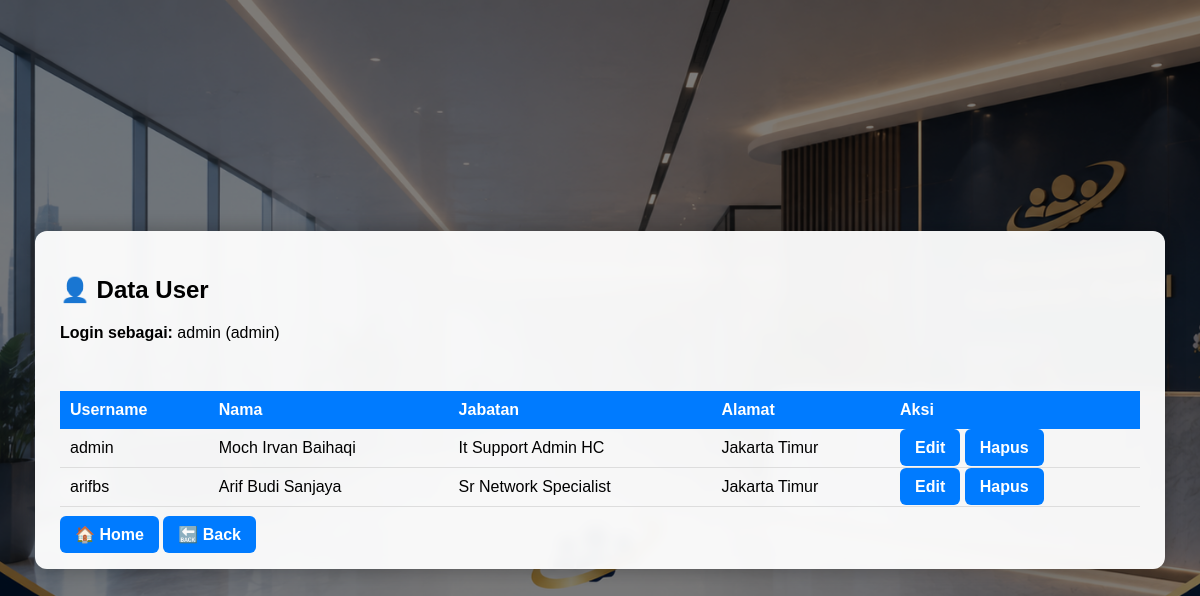
/user/index.php (signed in), run on the app's committed database.
### tables this page shows
CREATE TABLE `users` (
  `id` int(11) NOT NULL,
  `username` varchar(50) DEFAULT NULL,
  `password` varchar(255) DEFAULT NULL,
  `nama` varchar(100) DEFAULT NULL,
  `jabatan` varchar(100) DEFAULT NULL,
  `alamat` text DEFAULT NULL,
  `role` varchar(20) DEFAULT 'user'
);

### user/index.php (the view, shortened to what this page needs)
<?php
include "../config.php";
$data = mysqli_query($koneksi,"SELECT * FROM users");
?>
<link rel="stylesheet" href="../assets/style.css">
<div class="overlay">
<div class="content-box">
<h2>👤 Data User</h2>
<p><b>Login sebagai:</b> <?= $_SESSION['username']; ?> (<?= $_SESSION['role']; ?>)</p>
<br>
<table class="table-modern">
<tr>
    <th>Username</th>
    <th>Nama</th>
    <th>Jabatan</th>
    <th>Alamat</th>
    <th>Aksi</th>
</tr>
<?php while($d = mysqli_fetch_assoc($data)){ ?>
<tr>
    <td><?= $d['username']; ?></td>
    <td><?= $d['nama']; ?></td>
    <td><?= $d['jabatan']; ?></td>
    <td><?= $d['alamat']; ?></td>
    <td>
        <a href="edit.php?id=<?= $d['id']; ?>" class="btn">Edit</a>
        <?php if($_SESSION['role'] == 'admin'){ ?>
            <a href="hapus.php?id=<?= $d['id']; ?>"
               class="btn"
               onclick="return confirm('Yakin hapus?')">Hapus</a>
        <?php } ?>
    </td>
</tr>
<?php } ?>
</table>
<br>
<a href="../index.php" class="btn">🏠 Home</a>
<a href="javascript:history.back()" class="btn">🔙 Back</a>
</div>
</div>

### assets/style.css (style rules this page uses)
.overlay { background: rgba(0,0,0,0.5); min-height: 100vh; display: flex; justify-content: center; align-items: center; }
.content-box { width: 90%; max-width: 1100px; padding: 25px; background: rgba(255,255,255,0.95); border-radius: 12px; box-shadow: 0 0 20px rgba(0,0,0,0.3); backdrop-filter: blur(6px); }
table td { vertical-align: top; }
.btn { padding: 10px 15px; background: #007bff; color: white; text-decoration: none; border-radius: 6px; font-weight: bold; border: none; cursor: pointer; }
.table-modern { width: 100%; border-collapse: collapse; margin-top: 15px; }
.table-modern th { background: #007bff; color: white; padding: 10px; text-align: left; }
.table-modern td { padding: 10px; border-bottom: 1px solid #ddd; }
a { text-decoration: none; color: #007bff; font-weight: bold; }

### data on the page
users: username "admin", nama "Moch Irvan Baihaqi", jabatan "It Support Admin HC", alamat "Jakarta Timur"
users: username "arifbs", nama "Arif Budi Sanjaya", jabatan "Sr Network Specialist", alamat "Jakarta Timur"

### other printed values
$_SESSION['username'] "admin"
$_SESSION['role'] "admin"
